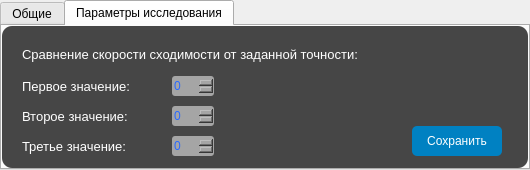
<?xml version="1.0" encoding="UTF-8"?>
<ui version="4.0">
 <class>settings_window</class>
 <widget class="QWidget" name="settings_window">
  <property name="geometry">
   <rect>
    <x>0</x>
    <y>0</y>
    <width>530</width>
    <height>170</height>
   </rect>
  </property>
  <property name="minimumSize">
   <size>
    <width>530</width>
    <height>170</height>
   </size>
  </property>
  <property name="maximumSize">
   <size>
    <width>530</width>
    <height>170</height>
   </size>
  </property>
  <property name="windowTitle">
   <string>Настройки</string>
  </property>
  <widget class="QTabWidget" name="settings_widget">
   <property name="geometry">
    <rect>
     <x>0</x>
     <y>0</y>
     <width>530</width>
     <height>170</height>
    </rect>
   </property>
   <property name="minimumSize">
    <size>
     <width>530</width>
     <height>170</height>
    </size>
   </property>
   <property name="maximumSize">
    <size>
     <width>530</width>
     <height>170</height>
    </size>
   </property>
   <property name="currentIndex">
    <number>1</number>
   </property>
   <widget class="QWidget" name="general_settings_tab">
    <property name="styleSheet">
     <string notr="true">background-color: rgb(70, 70, 70);
color: white;
border-radius: 10px;</string>
    </property>
    <attribute name="title">
     <string>Общие</string>
    </attribute>
    <widget class="QLabel" name="accuracy_label">
     <property name="geometry">
      <rect>
       <x>20</x>
       <y>20</y>
       <width>491</width>
       <height>20</height>
      </rect>
     </property>
     <property name="font">
      <font>
       <family>Arial</family>
       <pointsize>10</pointsize>
      </font>
     </property>
     <property name="text">
      <string>Точность вычисления корня. До             знака после запятой.</string>
     </property>
    </widget>
    <widget class="QSpinBox" name="accuracy_after_decimal_point">
     <property name="geometry">
      <rect>
       <x>280</x>
       <y>20</y>
       <width>42</width>
       <height>20</height>
      </rect>
     </property>
     <property name="font">
      <font>
       <family>Arial</family>
       <pointsize>9</pointsize>
      </font>
     </property>
     <property name="styleSheet">
      <string notr="true">background-color: rgb(165, 165, 165);
border-radius: 3px;
color: rgb(41, 105, 255);</string>
     </property>
    </widget>
    <widget class="QLabel" name="domain_label">
     <property name="geometry">
      <rect>
       <x>20</x>
       <y>70</y>
       <width>391</width>
       <height>16</height>
      </rect>
     </property>
     <property name="font">
      <font>
       <family>Arial</family>
       <pointsize>10</pointsize>
      </font>
     </property>
     <property name="text">
      <string>Область поиска интервалов, содержащих корень:</string>
     </property>
    </widget>
    <widget class="QLabel" name="domain_input_label">
     <property name="geometry">
      <rect>
       <x>20</x>
       <y>100</y>
       <width>121</width>
       <height>20</height>
      </rect>
     </property>
     <property name="font">
      <font>
       <family>Arial</family>
       <pointsize>10</pointsize>
      </font>
     </property>
     <property name="text">
      <string>От               до</string>
     </property>
    </widget>
    <widget class="QLineEdit" name="left_limit_finding_interval">
     <property name="geometry">
      <rect>
       <x>45</x>
       <y>100</y>
       <width>60</width>
       <height>20</height>
      </rect>
     </property>
     <property name="font">
      <font>
       <family>Arial</family>
       <pointsize>10</pointsize>
      </font>
     </property>
     <property name="styleSheet">
      <string notr="true">background-color: rgb(165, 165, 165);
border-radius: 3px;
color: rgb(41, 105, 255);</string>
     </property>
     <property name="alignment">
      <set>Qt::AlignRight|Qt::AlignTrailing|Qt::AlignVCenter</set>
     </property>
    </widget>
    <widget class="QLineEdit" name="right_limit_finding_interval">
     <property name="geometry">
      <rect>
       <x>150</x>
       <y>100</y>
       <width>60</width>
       <height>20</height>
      </rect>
     </property>
     <property name="font">
      <font>
       <family>Arial</family>
       <pointsize>10</pointsize>
      </font>
     </property>
     <property name="styleSheet">
      <string notr="true">background-color: rgb(165, 165, 165);
border-radius: 3px;
color: rgb(41, 105, 255);</string>
     </property>
     <property name="alignment">
      <set>Qt::AlignRight|Qt::AlignTrailing|Qt::AlignVCenter</set>
     </property>
    </widget>
    <widget class="QPushButton" name="save_general_settings_btn">
     <property name="geometry">
      <rect>
       <x>410</x>
       <y>100</y>
       <width>90</width>
       <height>30</height>
      </rect>
     </property>
     <property name="styleSheet">
      <string notr="true">#save_general_settings_btn {
	background-color: rgb(0, 129, 194);
	color: white;
	border-radius: 5px;
}
#save_general_settings_btn:hover {
	background-color: rgb(2, 190, 218);
} 
#save_general_settings_btn:pressed {
	background-color: rgb(23, 92, 252);
}</string>
     </property>
     <property name="text">
      <string>Сохранить</string>
     </property>
    </widget>
   </widget>
   <widget class="QWidget" name="research_settings_tab">
    <property name="styleSheet">
     <string notr="true">background-color: rgb(70, 70, 70);
color: white;
border-radius: 10px;</string>
    </property>
    <attribute name="title">
     <string>Параметры исследования</string>
    </attribute>
    <widget class="QLabel" name="comparing_label">
     <property name="geometry">
      <rect>
       <x>20</x>
       <y>20</y>
       <width>451</width>
       <height>16</height>
      </rect>
     </property>
     <property name="font">
      <font>
       <family>Arial</family>
       <pointsize>10</pointsize>
      </font>
     </property>
     <property name="text">
      <string>Сравнение скорости сходимости от заданной точности:</string>
     </property>
    </widget>
    <widget class="QLabel" name="first_convergence_label">
     <property name="geometry">
      <rect>
       <x>20</x>
       <y>50</y>
       <width>140</width>
       <height>20</height>
      </rect>
     </property>
     <property name="font">
      <font>
       <family>Arial</family>
       <pointsize>10</pointsize>
      </font>
     </property>
     <property name="text">
      <string>Первое значение: </string>
     </property>
    </widget>
    <widget class="QLabel" name="second_convergence_label">
     <property name="geometry">
      <rect>
       <x>20</x>
       <y>80</y>
       <width>140</width>
       <height>20</height>
      </rect>
     </property>
     <property name="font">
      <font>
       <family>Arial</family>
       <pointsize>10</pointsize>
      </font>
     </property>
     <property name="text">
      <string>Второе значение: </string>
     </property>
    </widget>
    <widget class="QSpinBox" name="first_convergence_value">
     <property name="geometry">
      <rect>
       <x>170</x>
       <y>50</y>
       <width>42</width>
       <height>20</height>
      </rect>
     </property>
     <property name="font">
      <font>
       <family>Arial</family>
       <pointsize>9</pointsize>
      </font>
     </property>
     <property name="styleSheet">
      <string notr="true">background-color: rgb(165, 165, 165);
border-radius: 3px;
color: rgb(41, 105, 255);</string>
     </property>
    </widget>
    <widget class="QSpinBox" name="second_convergence_value">
     <property name="geometry">
      <rect>
       <x>170</x>
       <y>80</y>
       <width>42</width>
       <height>20</height>
      </rect>
     </property>
     <property name="font">
      <font>
       <family>Arial</family>
       <pointsize>9</pointsize>
      </font>
     </property>
     <property name="styleSheet">
      <string notr="true">background-color: rgb(165, 165, 165);
border-radius: 3px;
color: rgb(41, 105, 255);</string>
     </property>
    </widget>
    <widget class="QPushButton" name="save_research_settings_btn">
     <property name="geometry">
      <rect>
       <x>410</x>
       <y>100</y>
       <width>90</width>
       <height>30</height>
      </rect>
     </property>
     <property name="styleSheet">
      <string notr="true">#save_research_settings_btn {
	background-color: rgb(0, 129, 194);
	color: white;
	border-radius: 5px;
}
#save_research_settings_btn:hover {
	background-color: rgb(2, 190, 218);
} 
#save_research_settings_btn:pressed {
	background-color: rgb(23, 92, 252);
}</string>
     </property>
     <property name="text">
      <string>Сохранить</string>
     </property>
    </widget>
    <widget class="QLabel" name="third_convergence_label">
     <property name="geometry">
      <rect>
       <x>20</x>
       <y>110</y>
       <width>140</width>
       <height>20</height>
      </rect>
     </property>
     <property name="font">
      <font>
       <family>Arial</family>
       <pointsize>10</pointsize>
      </font>
     </property>
     <property name="text">
      <string>Третье значение:</string>
     </property>
    </widget>
    <widget class="QSpinBox" name="third_convergence_value">
     <property name="geometry">
      <rect>
       <x>170</x>
       <y>110</y>
       <width>42</width>
       <height>20</height>
      </rect>
     </property>
     <property name="font">
      <font>
       <family>Arial</family>
       <pointsize>9</pointsize>
      </font>
     </property>
     <property name="styleSheet">
      <string notr="true">background-color: rgb(165, 165, 165);
border-radius: 3px;
color: rgb(41, 105, 255);</string>
     </property>
    </widget>
   </widget>
  </widget>
 </widget>
 <resources/>
 <connections/>
</ui>
